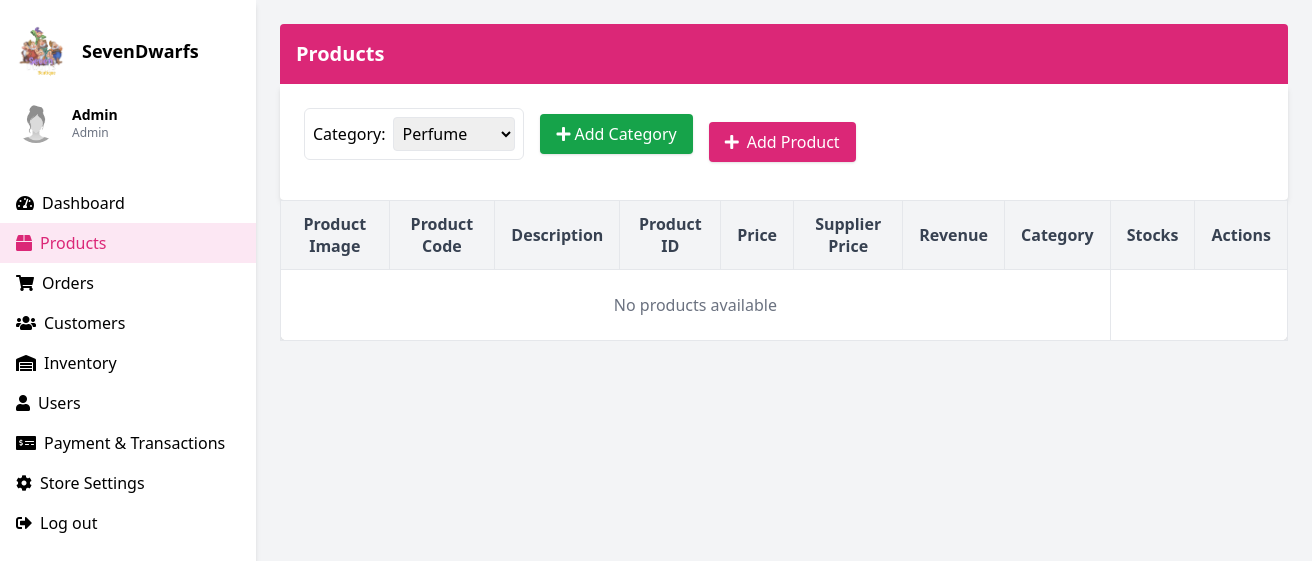
Page /products.php?category=9 on the earlier database version.
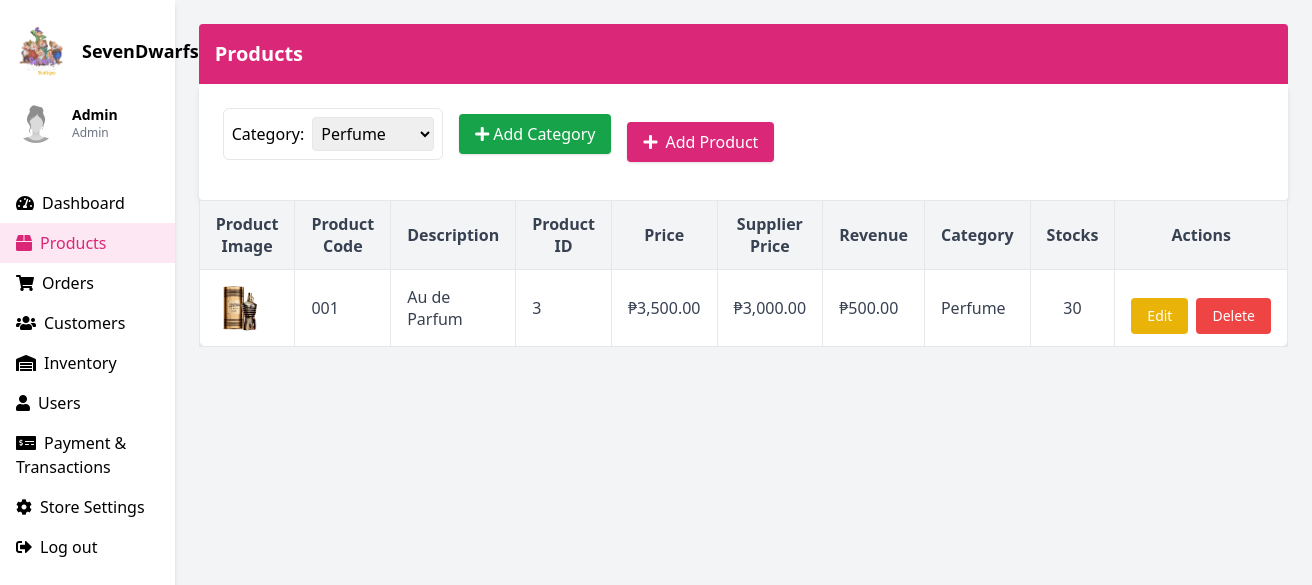
Same page on the later database version.
### tables this page shows
CREATE TABLE `products` (
  `product_id` int(11) NOT NULL,
  `product_name` varchar(255) DEFAULT NULL,
  `description` text DEFAULT NULL,
  `price_id` int(11) DEFAULT NULL,
  `stocks` int(11) DEFAULT NULL,
  `category_id` int(11) DEFAULT NULL,
  `image_url` varchar(255) DEFAULT NULL,
  `created_at` timestamp NOT NULL DEFAULT current_timestamp(),
  `supplier_id` int(11) DEFAULT NULL,
  `supplier_price` decimal(10,2) NOT NULL,
  `revenue` decimal(10,2) GENERATED ALWAYS AS (`price_id` - `supplier_price`) STORED
);

CREATE TABLE `categories` (
  `category_id` int(11) NOT NULL,
  `category_code` varchar(10) DEFAULT NULL,
  `category_name` varchar(100) NOT NULL
);

### products.php (the view, shortened to what the changed rows need)
<?php
require 'conn.php';
$products = [];
$selectedCategory = isset($_GET['category']) ? $_GET['category'] : 'all';
$sqlProducts = "
    SELECT p.*, c.category_name
    FROM products p
    LEFT JOIN categories c ON p.category_id = c.category_id
";
if ($selectedCategory !== 'all') {
    $sqlProducts .= " WHERE p.category_id = ?";
}
$productStmt = $conn->prepare($sqlProducts);
if ($selectedCategory !== 'all') {
    $productStmt->bind_param("i", $selectedCategory);
}
$productStmt->execute();
$resultProducts = $productStmt->get_result();
if ($resultProducts->num_rows > 0) {
    while ($row = $resultProducts->fetch_assoc()) {
        $products[] = $row;
    }
}
?>
<html lang="en">
 <head>
  <script src="https://cdn.tailwindcss.com">
  </script>
  <link href="https://cdnjs.cloudflare.com/ajax/libs/font-awesome/5.15.3/css/all.min.css" rel="stylesheet"/>
 </head>
 <body class="bg-gray-100">
  <div class="flex h-screen">
   <div class="w-64 bg-white shadow-md">
    <div class="p-4">
     <div class="flex items-center space-x-4">
      <div>
       <h2 class="text-lg font-semibold">
        SevenDwarfs
       </h2>
      </div>
     </div>
    </div>
    </div>
    <div class="flex-1 p-6">
      <div class="bg-pink-600 text-white p-4 rounded-t">
        <h1 class="text-xl font-bold">Products</h1>
      </div>
<div class="overflow-x-auto">
  <table class="min-w-full bg-white border border-gray-200 shadow rounded-lg">
    <thead class="bg-gray-100 text-gray-700">
      <tr>
      <th class="px-4 py-3 border">Product Image</th>
        <th class="px-4 py-3 border">Product Code</th>
        <th class="px-4 py-3 border">Description</th>
        <th class="px-4 py-3 border">Product ID</th>
        <th class="px-4 py-3 border">Price</th>
        <th class="px-4 py-3 border">Supplier Price</th>
        <th class="px-4 py-3 border">Revenue</th>
        <th class="px-4 py-3 border">Category</th>
        <th class="px-4 py-3 border">Stocks</th>
        <th class="px-4 py-3 border">Actions</th>
      </tr>
    </thead>
    <tbody class="text-gray-700">
      <?php if (!empty($products)) {
        foreach ($products as $product) { ?>
          <tr class="hover:bg-gray-50">
            <td class="px-4 py-3 border text-center">
              <img src="<?php echo htmlspecialchars($product['image_url']); ?>" alt="Product Image" class="w-12 h-12 object-cover rounded">
            </td>
            <td class="px-4 py-3 border"><?php echo htmlspecialchars($product['product_name']); ?></td>
            <td class="px-4 py-3 border"><?php echo htmlspecialchars($product['description']); ?></td>
            <td class="px-4 py-3 border"><?php echo $product['product_id']; ?></td>
            <td class="px-4 py-3 border">₱<?php echo number_format($product['price_id'], 2); ?></td>
            <td class="px-4 py-3 border">₱<?php echo number_format($product['supplier_price'], 2); ?></td>
            <td class="px-4 py-3 border">₱<?php echo number_format($product['price_id'] - $product['supplier_price'], 2); ?></td>
            <td class="px-4 py-3 border"><?php echo htmlspecialchars($product['category_name']); ?></td>
            <td class="px-4 py-3 border text-center"><?php echo $product['stocks']; ?></td>
            <td class="px-4 py-3 border">
            <div class="flex justify-center mt-4">
  <div class="flex gap-2">
    <a href="edit_product.php?id=<?php echo $product['product_id']; ?>" class="bg-yellow-500 hover:bg-yellow-600 text-white px-4 py-2 rounded text-sm">
      Edit
    </a>
    <a href="delete_product.php?id=<?php echo $product['product_id']; ?>" onclick="return confirm('Are you sure you want to delete this product?')" class="bg-red-500 hover:bg-red-600 text-white px-4 py-2 rounded text-sm">
      Delete
    </a>
  </div>
</div>
            </td>
          </tr>
      <?php }
      } else { ?>
        <tr>
          <td colspan="8" class="text-center px-4 py-6 text-gray-500 border">No products available</td>
        </tr>
      <?php } ?>
    </tbody>
  </table>
</div>

Differences in the rows shown:
added products: image_url (picture), product_name "001", description "Au de Parfum", product_id "3", price "3,500.00", supplier_price "3,000.00", $product['price_id'] - $product['supplier_price'] "500.00", category.category_name "Perfume", stocks "30"
Other differences:
text no longer shown: "No products available"
